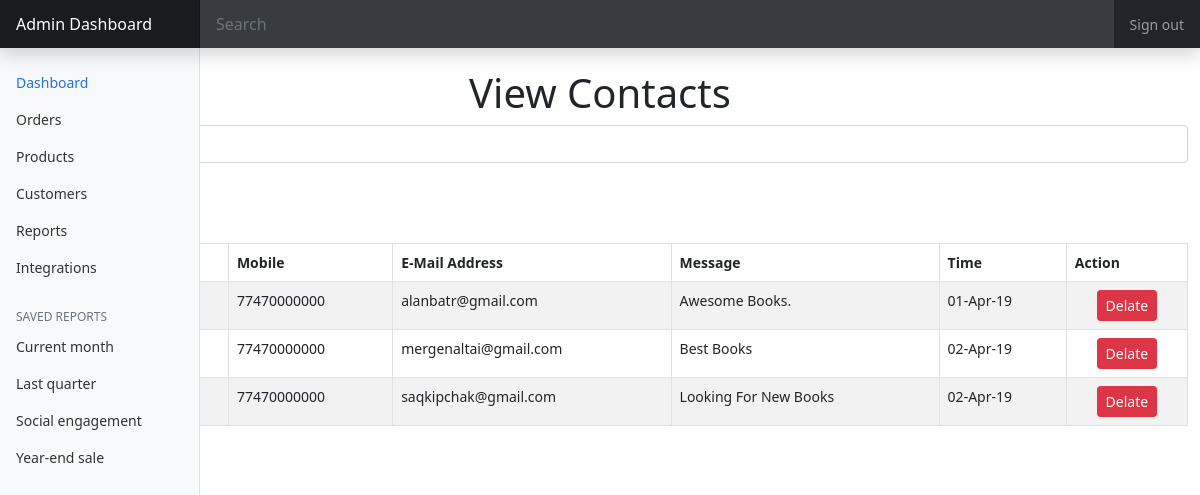
/admin/contact_view.php (signed in), run on the app's committed database.
### tables this page shows
CREATE TABLE IF NOT EXISTS `contact_table` (
  `contact_id` INT(10) NOT NULL AUTO_INCREMENT,
  `contact_full_name` VARCHAR(100) NOT NULL,
  `contact_mobile_number` VARCHAR(15) NOT NULL,
  `contact_email` VARCHAR(60) NOT NULL,
  `contact_message` LONGTEXT NOT NULL,
  `contact_time` VARCHAR(20) NOT NULL,
  PRIMARY KEY (`contact_id`)
);

### admin/contact_view.php (the view)
<?php
    include("includes/header.php");
    include("../includes/connection.php");
?>
        <div class="container">
            <div class="post">
                <br>
                <h1 class="page-header text-center">View Contacts</h1>
                <form method="GET" action="contact_view.php" class="form-inline">
                    <input class="form-control mr-sm-2" type="text" name="s" placeholder="Search" aria-label="Search">
                    <br>
                    <button class="btn btn-outline-success my-2 my-sm-0" type="submit" id="search-submit">Search</button>
                </form>
                <br>
                <table class="table table-striped table-bordered table-hover">
                    <thead>
                        <tr>
                            <th class="col">No</th>
                            <th class="col">Name</th>
                            <th class="col">Mobile</th>
                            <th class="col">E-Mail Address</th>
                            <th class="col">Message</th>
                            <th class="col">Time</th>
                            <th class="col">Action</th>
                        </tr>
                    </thead>
                    <tbody>
                        <?php
                            $s = $_GET['s'];
                            $blq = "SELECT * FROM `contact_table` WHERE `contact_full_name` LIKE '%$s%'";
                            $blres = mysqli_query($connection_database, $blq);
                            $count = 1;
                            while($book_row = mysqli_fetch_assoc($blres))
                            {
                                echo '
                                    <tr>
                                        <td>'.$count.'</td>
                                        <td>'.$book_row['contact_full_name'].'</td>
                                        <td>'.$book_row['contact_mobile_number'].'</td>
                                        <td>'.$book_row['contact_email'].'</td>
                                        <td>'.$book_row['contact_message'].'</td>
                                        <td>'.@date("d-M-y",$book_row['contact_time']).'</td>
                                        <td align="center"><a class="btn btn-danger btn-sm" href="process_contact_del.php?id='.$book_row['contact_id'].'">Delate</a></td>
                                    </tr>';
                                $count++;
                            }
                        ?>
                    </tbody>
                </table>
            </div>
        </div>
<?php
    include("includes/footer.php");
?>

### admin/style/dashboard.css (style rules this page uses)
body { font-size: .875rem; }

### data on the page
contact_table: contact_mobile_number "77470000000", contact_email "alanbatr@gmail.com", contact_message "Awesome Books.", contact_time "01-Apr-19"
contact_table: contact_mobile_number "77470000000", contact_email "mergenaltai@gmail.com", contact_message "Best Books", contact_time "02-Apr-19"
contact_table: contact_mobile_number "77470000000", contact_email "saqkipchak@gmail.com", contact_message "Looking For New Books", contact_time "02-Apr-19"
